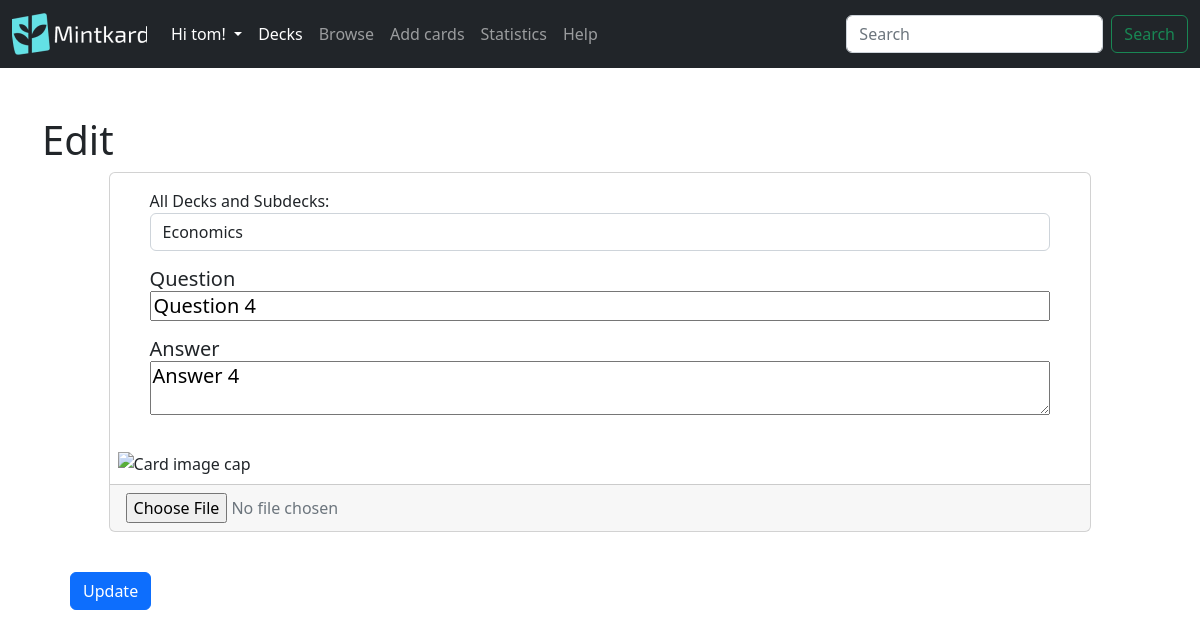
Screenshot of /decks/edit/12 (signed in) with the database file from the repository.
### mintkard/models.py (models this page shows, shortened)
class User(db.Model,UserMixin):
    id = db.Column(db.Integer,primary_key= True)
    username = db.Column(db.String(100), unique = True)
    email = db.Column(db.String(75),unique=True)
    password = db.Column(db.String(150))
    decks = db.relationship('Deck',backref = 'user_decks',lazy=True)#stores all the decks that the owner owns, in the parents class

class Deck(db.Model):
    id = db.Column(db.Integer, primary_key=True)
    name = db.Column(db.String(100),nullable=False)
    description = db.Column(db.String(100))
    date = db.Column(db.DateTime(timezone=True),default=func.now())
    parent_id = db.Column(db.Integer, db.ForeignKey('deck.id'))#This is the foreign key for the parent deck
    children_deck = db.relationship('Deck',backref=db.backref('parent', remote_side=[id]),primaryjoin='Deck.parent_id == Deck.id')#This is the relationship for the child deck, the backref is the parent deck, the primaryjoin is the foreign key for the child deck
    cards = db.relationship('Card',lazy= True)
    user_id = db.Column(db.Integer, db.ForeignKey('user.id'))
    '''allows a string output'''

class Card(db.Model):
    id = db.Column(db.Integer, primary_key=True)#Primary key
    question = db.Column(db.String(200))
    answer = db.Column(db.String(400))
    last_study = db.Column(db.DateTime(timezone=True))
    is_new = db.Column(db.Boolean, default=True)
    interval = db.Column(db.Integer)
    easiness_factor = db.Column(db.Integer)
    quality = db.Column(db.Integer)
    deck_id = db.Column(db.Integer, db.ForeignKey('deck.id'))#One to many relationship with decks

### mintkard/decks.py (the view, shortened to what this page needs)
@login_required
@decks.route('/edit/<int:card_id>',methods=['GET','POST'])
def edit(card_id):
    if not user_owned_card(card_id):
        return redirect(url_for('decks.decks_route'),code=301)
    try:
        decks = [deck for deck in g.fmanager.user.decks if deck.parent_id == None]# used in the filter dropdown option
    except Exception as e:
        flash('Error locating decks: {}'.format(e),category='danger')
    try:
        current_card = Card.query.filter_by(id=card_id).first()
    except Exception as e:
        flash('Error : {}'.format(e),category='danger')
    if current_card is None:
        flash('Card id cannot be found',category='danger')
    current_card = Card.query.filter_by(id=card_id).first()
    return render_template("edit.html",card=current_card,decks=decks)

### mintkard/decks.py (called while the page is built)
@decks.before_request
def before_request():
    g.fmanager = FlashcardManager(user=current_user.id, app=current_app)

def user_owned_card(card_id):
    result = db.session.execute("""
        SELECT deck.user_id
        FROM card card
        INNER JOIN deck deck ON card.deck_id = deck.id
        WHERE card.id = {}
    """.format(card_id))
    if result.fetchone()[0] == current_user.id:
        return True
    return False

### mintkard/templates/edit.html (shortened to what this page needs)
{% extends 'layout.html' %}
{% block body %}
<form method="POST">
  <h1 >Edit</h1>
  <div class="container-fluid">
    <div class="card mx-auto" style="width: 90%; height: 100%;">
      <div class="card-body mx-4">
        <div class="form-group">
          <label for="deck-filter">All Decks and Subdecks:</label>
          <select class="form-control" name="deck" required>
            {% set found_deck = decks | selectattr("id", "equalto", card.deck_id) | first %}
            {% if found_deck %}
              <option selected value="same">{{found_deck.name}}</option>
            {% else %}
              <option selected>{{card.deck_id}}</option>
            {% endif %}
          </select>
        </div>
        <h5 class="card-title my-3">
          <label for="card-question">Question</label>
          <input type="text" style="width: 100%" name="card-question" value="{{card.question}}">
        </h5>
        <h5>
        <label for="card-title">Answer</label>
          <p class="card-text">
          <textarea style="width: 100%" name="card-answer">{{card.answer}}</textarea>
          </p>
        </h5>
      </div>
      <img class="card-img-bottom p-2" src="https://cdn.mos.cms.futurecdn.net/hjJdNB2rM5nYiqXuagvSmP-1200-80.jpg" alt="Card image cap" style="max-height: 200px;object-fit: contain">
      <div class="card-footer text-muted">
        <input type="file" id="card-image" accept="image/*">
      </div>
    </div>
    <br>
    <input href="#" class="btn btn-primary m-3" value="Update" type="submit" ></input>
  </div>
  </form>
{% endblock %}

### mintkard/templates/layout.html (shortened to what this page needs)
<!DOCTYPE html>
<html lang="en">
<head>
    <link rel="stylesheet" href="https://cdnjs.cloudflare.com/ajax/libs/font-awesome/4.7.0/css/font-awesome.min.css">
</head>
<link href="https://cdn.jsdelivr.net/npm/bootstrap@5.2.3/dist/css/bootstrap.min.css" rel="stylesheet"
>
<body>
    <nav class="navbar navbar-expand-lg navbar-dark bg-dark">
        <div class="container-fluid">
            <a class="navbar-brand" href="/home"><img src="/static/logo.png" alt="Mintkard" width="135" height="42"></a>
            <div class="collapse navbar-collapse" id="navbarSupportedContent">
                <ul class="navbar-nav me-auto mb-2 mb-lg-0">
                    {% if current_user.is_authenticated %}
                    <li class="nav-item dropdown">
                        <a class="nav-link dropdown-toggle" href="#" id="navbarDropdown" role="button" data-bs-toggle="dropdown" aria-expanded="false" style="color:white">
                            Hi {{ current_user.username }}!
                        </a>
                    </li>
                    <li class="nav-item">
                        <a class="nav-link active" aria-current="page" href="/decks/">Decks</a>
                    </li>
                    <li class="nav-item">
                        <a class="nav-link" href="/decks/browse">Browse</a>
                    </li>
                    <li class="nav-item">
                        <a class="nav-link" href="/decks/create">Add cards</a>
                    </li>
                    <li class="nav-item">
                        <a class="nav-link" href="/decks/stats">Statistics</a>
                    </li>
                    <li class="nav-item">
                        <a class="nav-link" href="/decks/help">Help</a>
                    </li>
                    {% endif %}
                </ul>
                <form class="d-flex">
                    <input class="form-control me-2" type="search" placeholder="Search" aria-label="Search">
                    <button class="btn btn-outline-success" type="submit">Search</button>
                </form>
            </div>
        </div>
    </nav>
    <div class="container mt-5">
    {% block body %}{% endblock %}
    </div>
</body>
</html>

### rows the page displays
User: username "tom"
Deck: deck "Economics"
Card: card-question "Question 4", card-answer "Answer 4"
